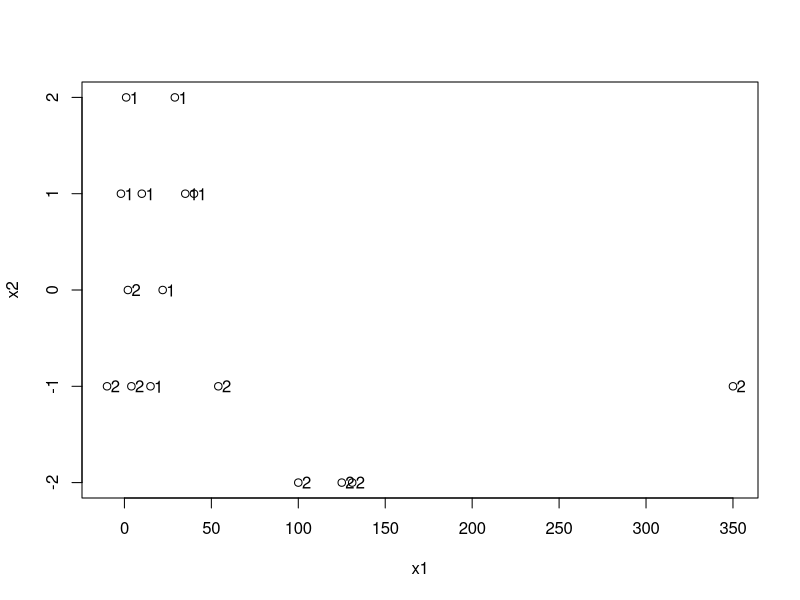

R code for this plot:
## ---- chunk 1
e6.1 = read.table("e6.1.txt", header = T) #导入数据
attach(e6.1)
## ---- chunk 2
plot(x1, x2); text(x1, x2, G, adj = -0.4)
## ---- chunk 3
library(MASS)
(ld = lda(G ~ x1 + x2)) #建立Fisher线性判别模型
Z = predict(ld) #对自身进行判别
cbind(G,Z$x,Z$class ) #查看判别情况
(tab = table(G,Z$class )) #查看错判情况
sum(diag(prop.table(tab))) #判别符合率
## ---- chunk 4
(Z1 = predict(ld, data.frame(x1 = 131, x2 = -2)))
## ---- chunk 5
(qd = qda(G~x1+x2)) #建立二次判别模型
Z = predict(qd) #对自身进行判别
cbind(G,Z$class) #查看判别情况
(tab = table(G,Z$class)) #查看错判情况
sum(diag(prop.table(tab))) #计算符合率
## ---- chunk 6
(Z1 = predict(qd, data.frame(x1 = 131, x2 = -2)))
## ---- chunk 7
d6.3 = read.table("d6.3.txt", header = T) #导入变量
attach(d6.3) #解析变量
(ld1 = lda(G~Q+C+P, prior = c(1, 1, 1)/3)) #建立模型
Z1 = predict(ld1) #对自身进行判别
cbind(G,Z1$x,Z1$class) #查看判别情况
table(G,Z1$class) #查看错判情况
Z1$post #后验概率
## ---- chunk 8
(ld2 = lda(G~Q+C+P, prior = c(5,8,7)/20)) #建立模型
Z2 = predict(ld2) #对自身进行判别
cbind(G,Z2$x,Z2$class) #查看判别情况
table(G,Z2$class) #查看错判情况
Z2$post #后验概率
